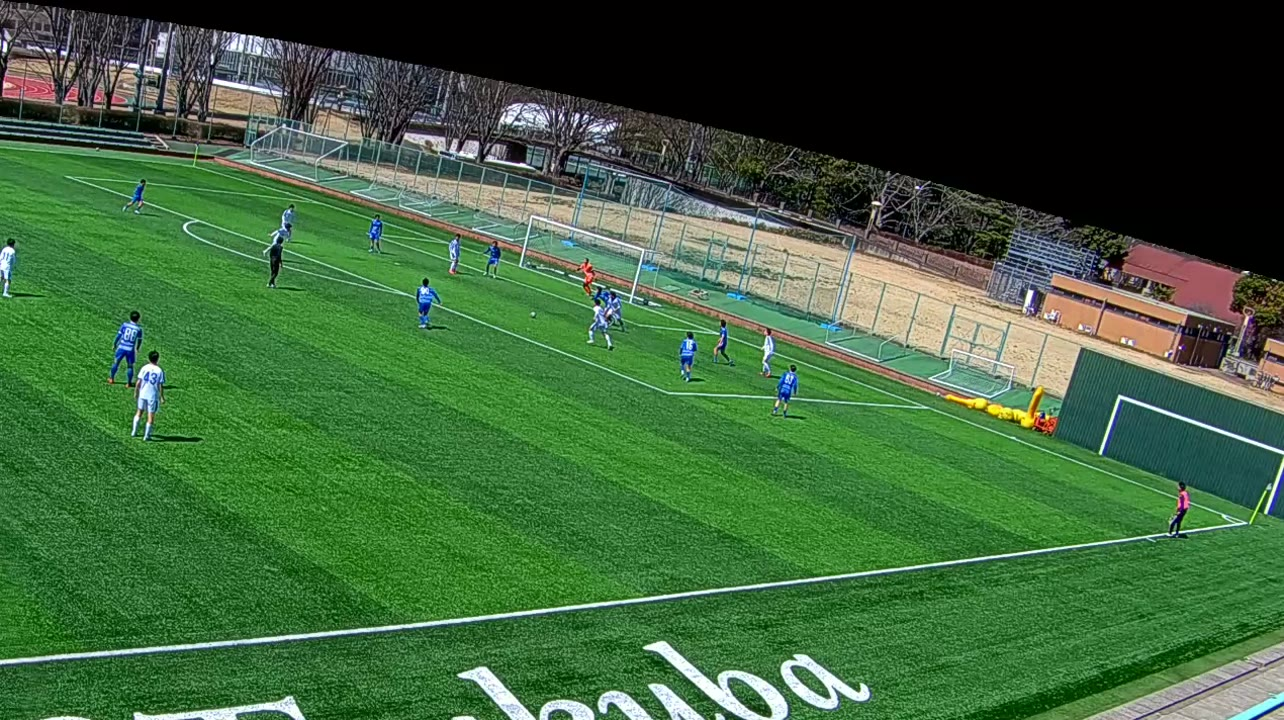
#> input picture analysis/data/evidence_brighton_PL-20261025-573542.jpg, 1284 x 720 px
$ python -i scene.py   (imports and definitions only)
#> lines starting #> are read from the running program, lines starting #| are printed output that depends on the picture; after the words box and inside, x2 and y2 are one past the last pixel; in counts of white or black regions, pixels touching at a corner belong together
#> further down, picture is the input picture: shape (720, 1284, 3); mean B, G, R 59.3, 99, 62.1
"""
What the pitch looks like in a frame, without any model: its colour (green
or the dry brown of a small ground), where it is, where its white lines are,
and when the shot changes.

The pitch's colour is the commonest colour in the lower two thirds of the
picture that spans most of its height; everything else is measured against it.
"""

from __future__ import annotations

import cv2
import numpy as np

# Lab distance (OpenCV's 0-255 scale) still counted as the pitch's colour
PITCH_DISTANCE = 22.0
# How much brighter than the pitch right around it (Lab lightness), and how grey, a line pixel is
LINE_BRIGHTER = 12
LINE_MAX_SATURATION = 80


def content(frame: np.ndarray) -> np.ndarray:
    """The picture without black letterbox or pillarbox bars."""
    grey = cv2.cvtColor(frame, cv2.COLOR_BGR2GRAY)
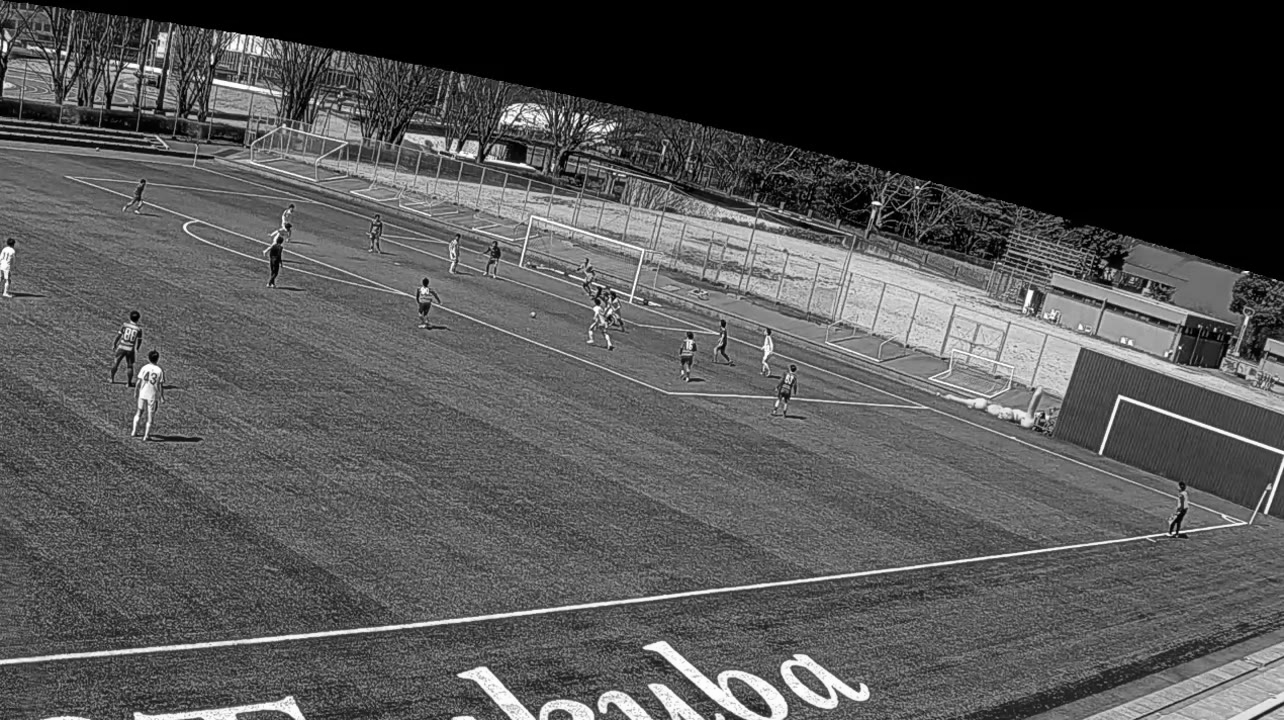
#> grey: shape (720, 1284); min 0, max 255, mean 83.4
    cols = np.where(grey.mean(axis=0) > 12)[0]
#> cols = 1284 values from 0 to 1283
    rows = np.where(grey.mean(axis=1) > 12)[0]
#> rows = 689 values from 31 to 719
    if len(cols) < 16 or len(rows) < 16:
        return frame
    return frame[rows[0]:rows[-1] + 1, cols[0]:cols[-1] + 1]


def pitch_colour(frame: np.ndarray) -> np.ndarray:
    """
    The pitch's Lab colour. Among the most common colours in the lower two
    thirds of the picture (the top is often sky or stands), the one present
    across the most rows: the pitch covers a tall stretch of the picture,
    where a caption banner or an advertising board is only a band. Refined as
    the median of the pixels near it.
    """
    picture = content(frame)
    h = picture.shape[0]
#> h = 689
    small = cv2.resize(picture[h // 3:], (160, 60), interpolation=cv2.INTER_AREA)
    lab = cv2.cvtColor(small, cv2.COLOR_BGR2LAB).astype(np.float32)
    flat = lab.reshape(-1, 3)
    # The commonest colours on a coarse grid (8 Lab units)
    bins = np.floor(flat / 8).astype(np.int32)
    keys, counts = np.unique(bins[:, 0] * 10000 + bins[:, 1] * 100 + bins[:, 2], return_counts=True)
#> keys = 605 values from 1516 to 311516; counts = 605 values, max 1189 at index 219, min 1 at index 2, mean 15.87
    best, best_score = None, -1.0
    for key in keys[np.argsort(counts)[::-1][:5]]:
        mode = np.float32([key // 10000, (key // 100) % 100, key % 100]) * 8 + 4
        near = np.linalg.norm(lab - mode, axis=2) < PITCH_DISTANCE
        rows = np.mean(near.mean(axis=1) >= 0.2)
        score = rows * near.mean()
        if score > best_score:
            best, best_score = mode, score
#> this loop made 5 passes
#> (key, rows, score, best, best_score) on passes 1, 5: (141119, 1, 0.654, [116, 92, 156], 0.654), (141120, 1, 0.655, [116, 92, 164], 0.655)
#> (key, mode, rows, score) on passes 2 to 4: (131119, [108, 92, 156], 0.983, 0.591), (151120, [124, 92, 164], 0.983, 0.586), (121119, [100, 92, 156], 0.833, 0.406)
#> pass 1, in pitch_colour, `near = np.linalg.norm(lab - mode, axis=2) < PITCH_DISTANCE`:
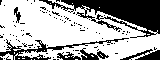
#> near: shape (60, 160) bool; 65.4% white; 94 black regions (88 under 20 px), largest, box (x1, y1, x2, y2) and area: (39, 0, 160, 38) 2037, (0, 38, 129, 60) 531, (120, 49, 160, 60) 216, (80, 48, 109, 60) 160, (57, 52, 81, 60) 102, (14, 7, 21, 23) 55
#> after the loop, best_score = 0.655
    near = flat[np.linalg.norm(flat - best, axis=1) < PITCH_DISTANCE]
    return np.median(near, axis=0) if len(near) else best


def pitch_mask(frame: np.ndarray, colour: np.ndarray | None = None) -> np.ndarray:
    """uint8 mask (255 = pitch): pixels of the pitch's colour, with its lines and players' gaps closed."""
    colour = pitch_colour(frame) if colour is None else colour
#> colour = [117, 93, 158]
    lab = cv2.cvtColor(frame, cv2.COLOR_BGR2LAB).astype(np.float32)
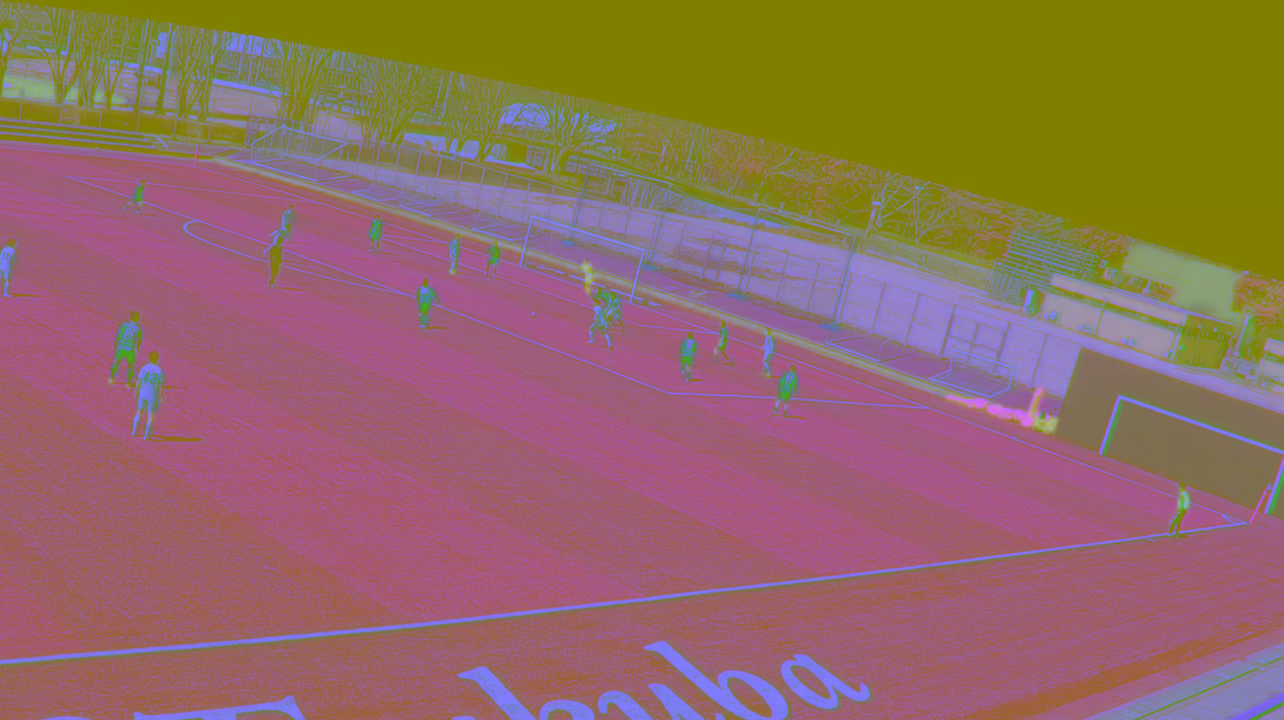
#> lab: shape (720, 1284, 3) float32; mean B, G, R 97.3, 108.4, 146.3
    distance = np.linalg.norm(lab - colour, axis=2)
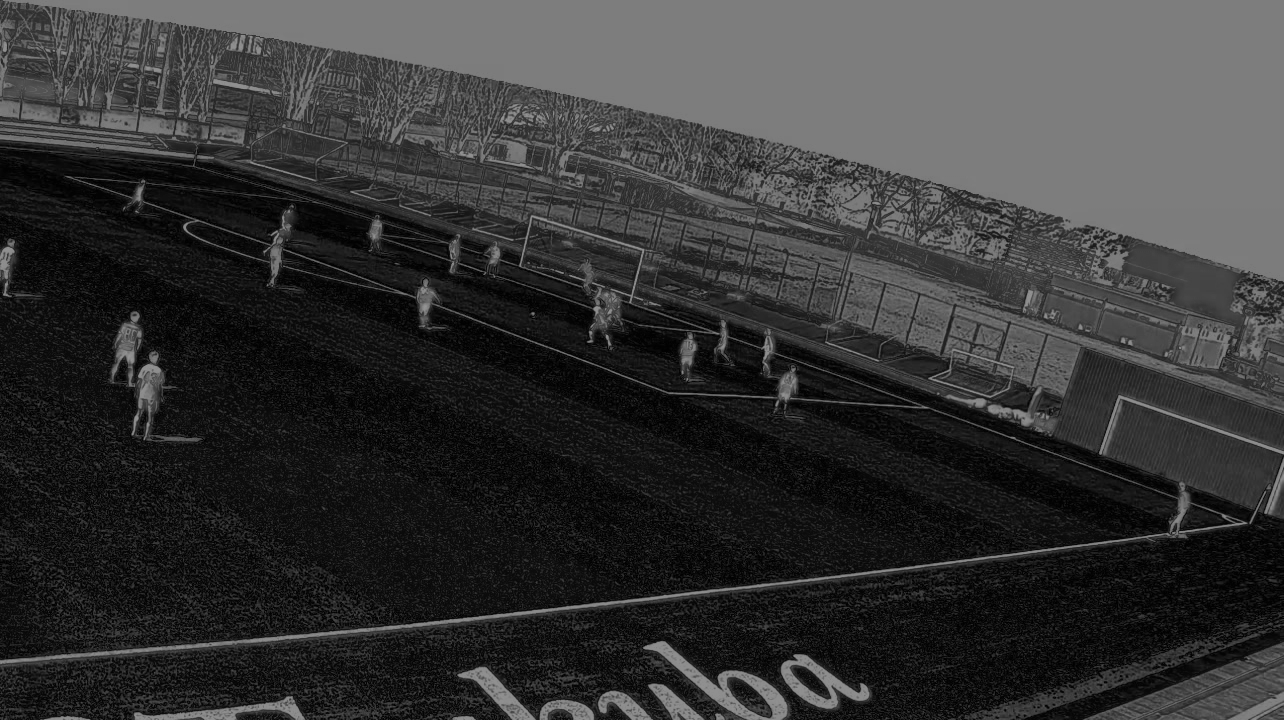
#> distance: shape (720, 1284) float32; min 1, max 149.8, mean 53.4
    mask = (distance < PITCH_DISTANCE).astype(np.uint8) * 255
#> mask: shape (720, 1284); 34.9% white; 1797 white regions (1643 under 20 px), largest, box (x1, y1, x2, y2) and area: (0, 149, 1177, 660) 206913, (146, 511, 1284, 720) 63954, (143, 183, 778, 396) 18201
    k = max(3, frame.shape[1] // 120) | 1
#> k = 11
    mask = cv2.morphologyEx(mask, cv2.MORPH_CLOSE, cv2.getStructuringElement(cv2.MORPH_ELLIPSE, (k, k)))
#> mask: shape (720, 1284); 53.7% white; 37 black regions, largest, box (x1, y1, x2, y2) and area: (0, 0, 1284, 520) 393420, (1090, 641, 1284, 720) 7911, (645, 640, 792, 720) 4339
    return cv2.morphologyEx(mask, cv2.MORPH_OPEN, cv2.getStructuringElement(cv2.MORPH_ELLIPSE, (k, k)))
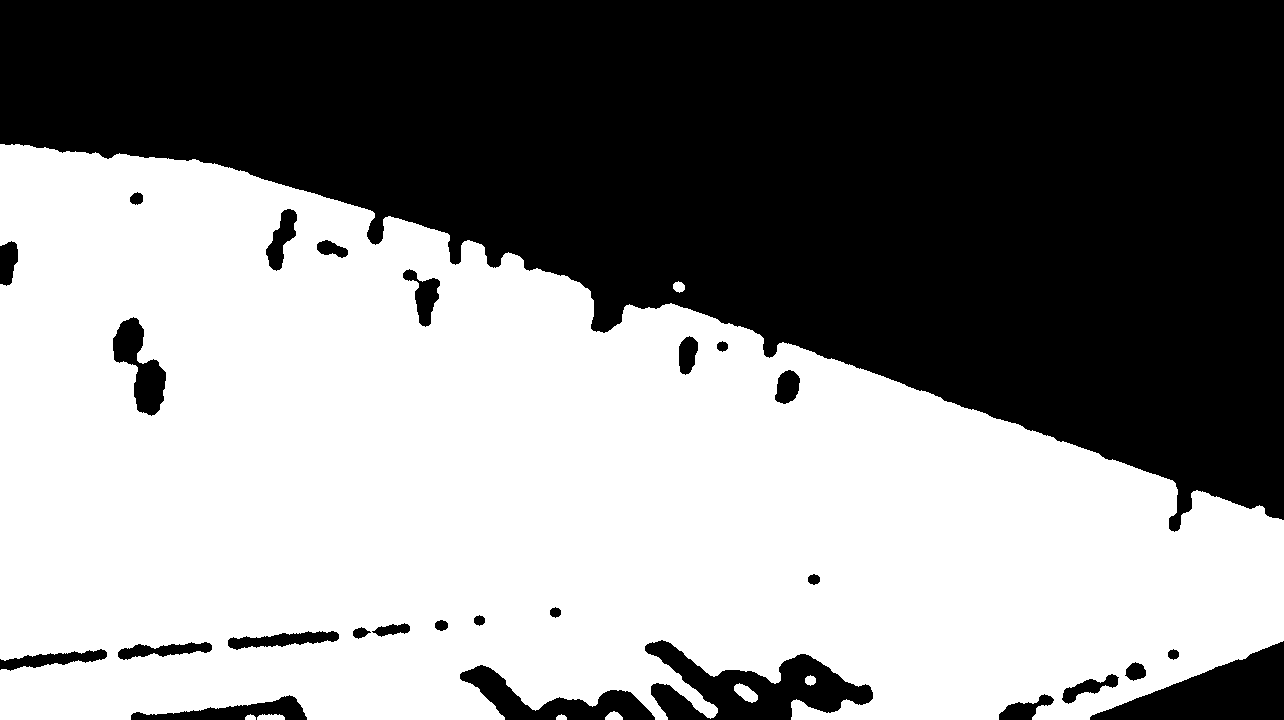
#> returned value: shape (720, 1284); 53.4% white; 27 black regions, largest, box (x1, y1, x2, y2) and area: (0, 0, 1284, 532) 395508, (645, 640, 873, 720) 8772, (1090, 641, 1284, 720) 7919


# [33 lines left out: functions line_mask, histogram, is_cut, not called in this run]

>>> import cv2
>>> picture = cv2.imread('../../../analysis/data/evidence_brighton_PL-20261025-573542.jpg')
>>> result = pitch_mask(picture)

$ run again, on analysis/data/evidence_brighton_PL-20261025-750641.jpg
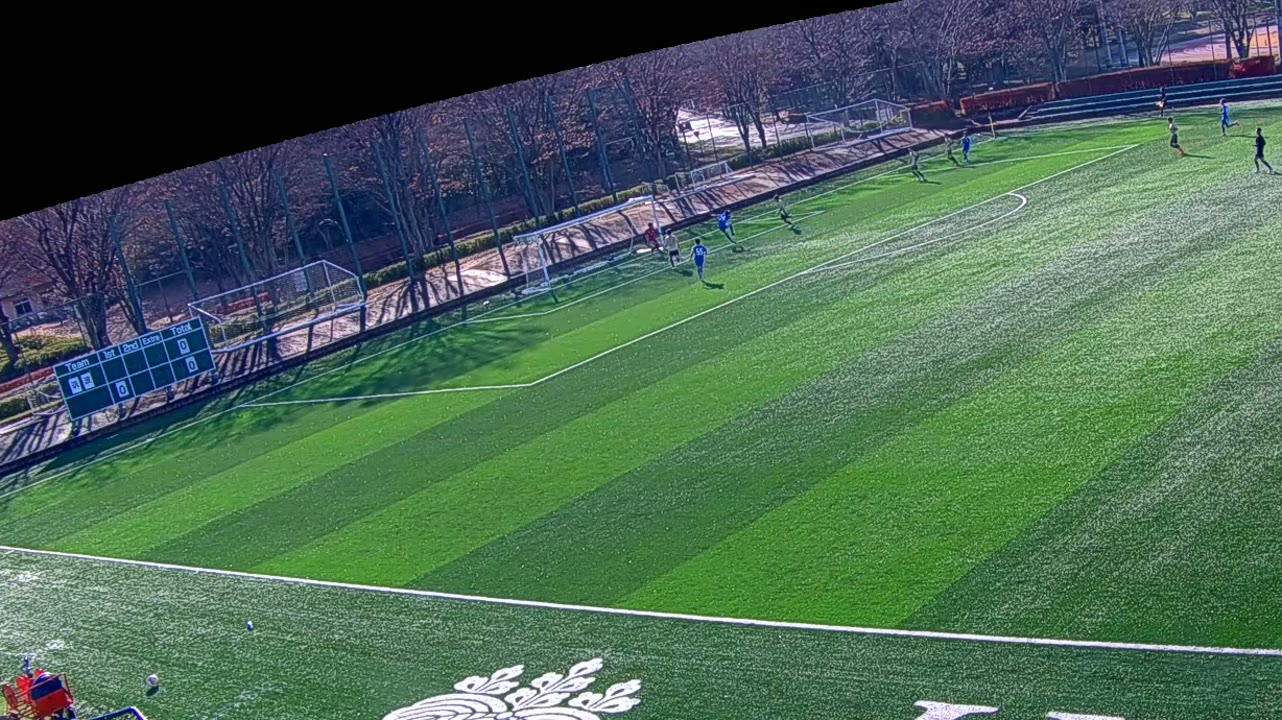
#> input picture analysis/data/evidence_brighton_PL-20261025-750641.jpg, 1282 x 720 px
#> picture is the input picture: shape (720, 1282, 3); mean B, G, R 84.7, 102.5, 73.6
#> cols = 1282 values from 0 to 1281
#> in content, `rows = np.where(grey.mean(axis=1) > 12)[0]`: rows = 720 values from 0 to 719
#> keys = 435 values from 21712 to 301515; counts = 435 values, max 543 at index 288, min 1 at index 1, mean 22.07
#> the loop in pitch_colour, `for key in keys[np.argsort(counts)[::-1][:5]]:` made 5 passes
#> (key, rows, score, best, best_score) on passes 1 to 4: (161120, 0.567, 0.164, [132, 92, 164], 0.164), (141317, 0.817, 0.35, [116, 108, 140], 0.35), (151317, 0.867, 0.36, [124, 108, 140], 0.36), (141218, 0.783, 0.369, [116, 100, 148], 0.369)
#> pass 1, in pitch_colour, `near = np.linalg.norm(lab - mode, axis=2) < PITCH_DISTANCE`:
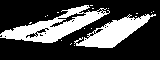
#> near: shape (60, 160) bool; 28.9% white; 18 white regions (16 under 20 px), largest, box (x1, y1, x2, y2) and area: (0, 5, 110, 43) 1588, (74, 14, 156, 48) 1163
#> after the loop in pitch_colour, `for key in keys[np.argsort(counts)[::-1][:5]]:`: best_score = 0.369
#> colour = [118, 103, 145]
#> in pitch_mask, `return cv2.morphologyEx(mask, cv2.MORPH_OPEN, cv2.getStructuringElemen..`:
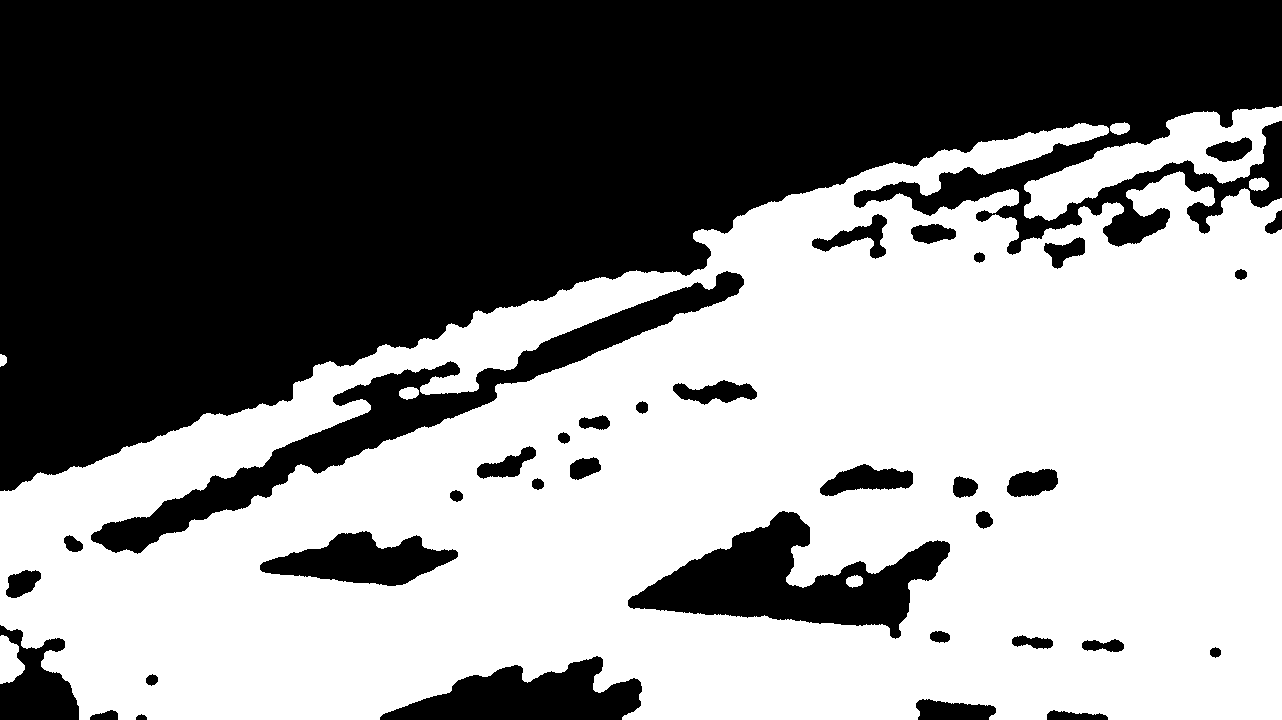
#> returned value: shape (720, 1282); 52.8% white; 36 black regions, largest, box (x1, y1, x2, y2) and area: (0, 0, 1282, 491) 361688, (91, 271, 744, 554) 22031, (628, 511, 950, 639) 17633

$ run again, on analysis/data/evidence_brighton_PL-20261027-160021.jpg
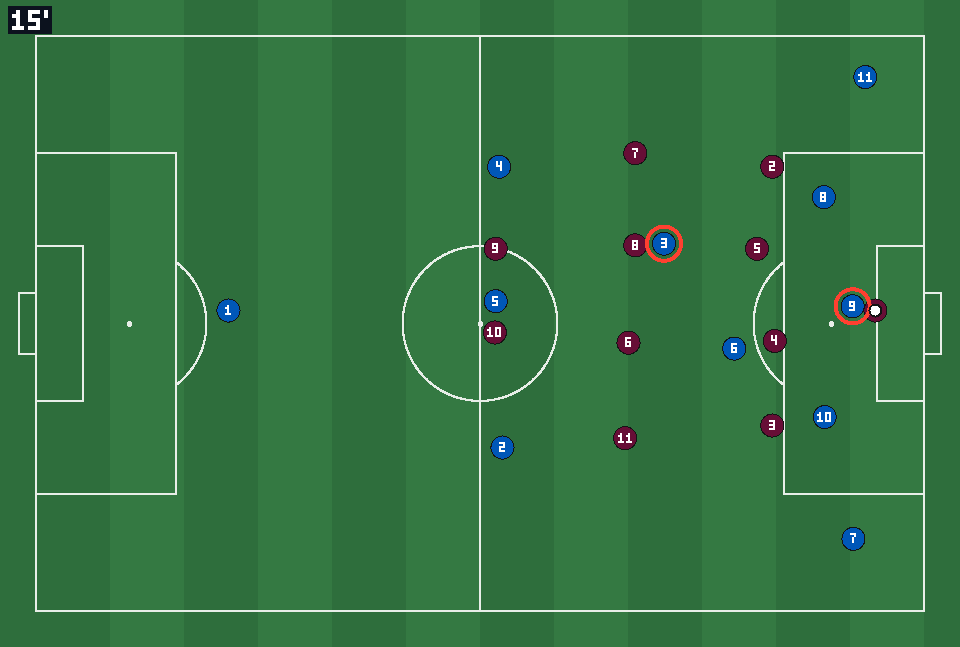
#> input picture analysis/data/evidence_brighton_PL-20261027-160021.jpg, 960 x 647 px
#> picture is the input picture: shape (647, 960, 3); mean B, G, R 67.1, 116.7, 53.1
#> cols = 960 values from 0 to 959
#> in content, `rows = np.where(grey.mean(axis=1) > 12)[0]`: rows = 647 values from 0 to 646
#> keys = 141 values from 51915 to 251715; counts = 141 values, max 4407 at index 77, min 1 at index 0, mean 68.09
#> the loop in pitch_colour, `for key in keys[np.argsort(counts)[::-1][:5]]:` made 5 passes
#> (key, score, best, best_score) on passes 1, 2, 4, 5: (131118, 0.913, [108, 92, 148], 0.913), (141119, 0.927, [116, 92, 156], 0.927), (141118, 0.938, [116, 92, 148], 0.938), (151218, 0.942, [124, 100, 148], 0.942)
#> pass 1, in pitch_colour, `near = np.linalg.norm(lab - mode, axis=2) < PITCH_DISTANCE`:
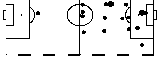
#> near: shape (60, 160) bool; 91.3% white; black in thin lines or dots, all inside (x1, y1, x2, y2) = (3, 0, 157, 56)
#> after the loop in pitch_colour, `for key in keys[np.argsort(counts)[::-1][:5]]:`: best_score = 0.942
#> colour = [112, 95, 150]
#> in pitch_mask, `mask = cv2.morphologyEx(mask, cv2.MORPH_CLOSE, cv2.getStructuringEleme..`:
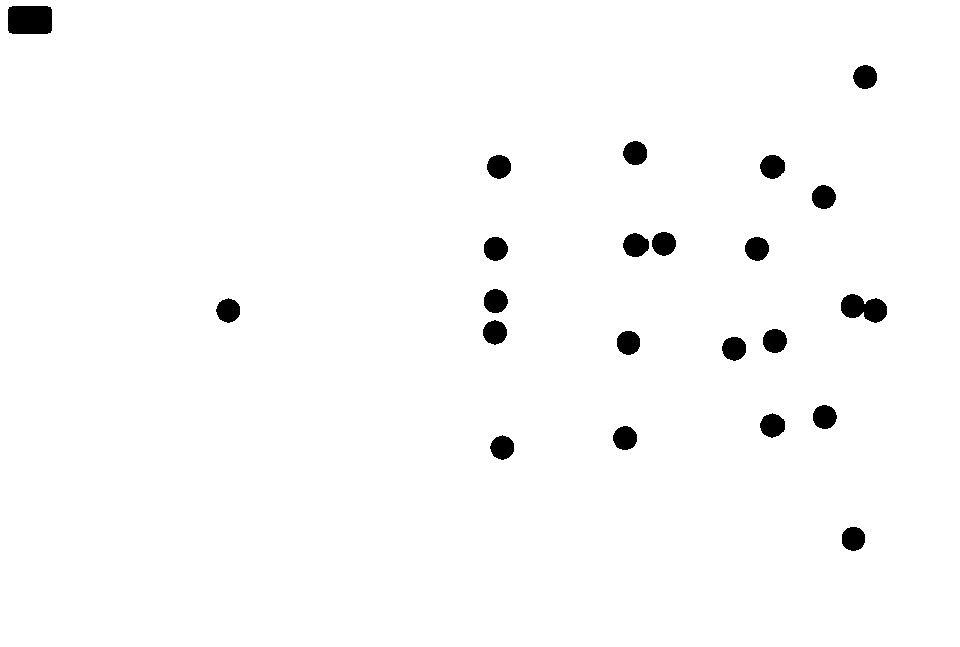
#> mask: shape (647, 960); 98.2% white; 22 black regions, largest, box (x1, y1, x2, y2) and area: (8, 6, 52, 34) 1208, (841, 294, 887, 323) 903, (623, 233, 649, 257) 475
